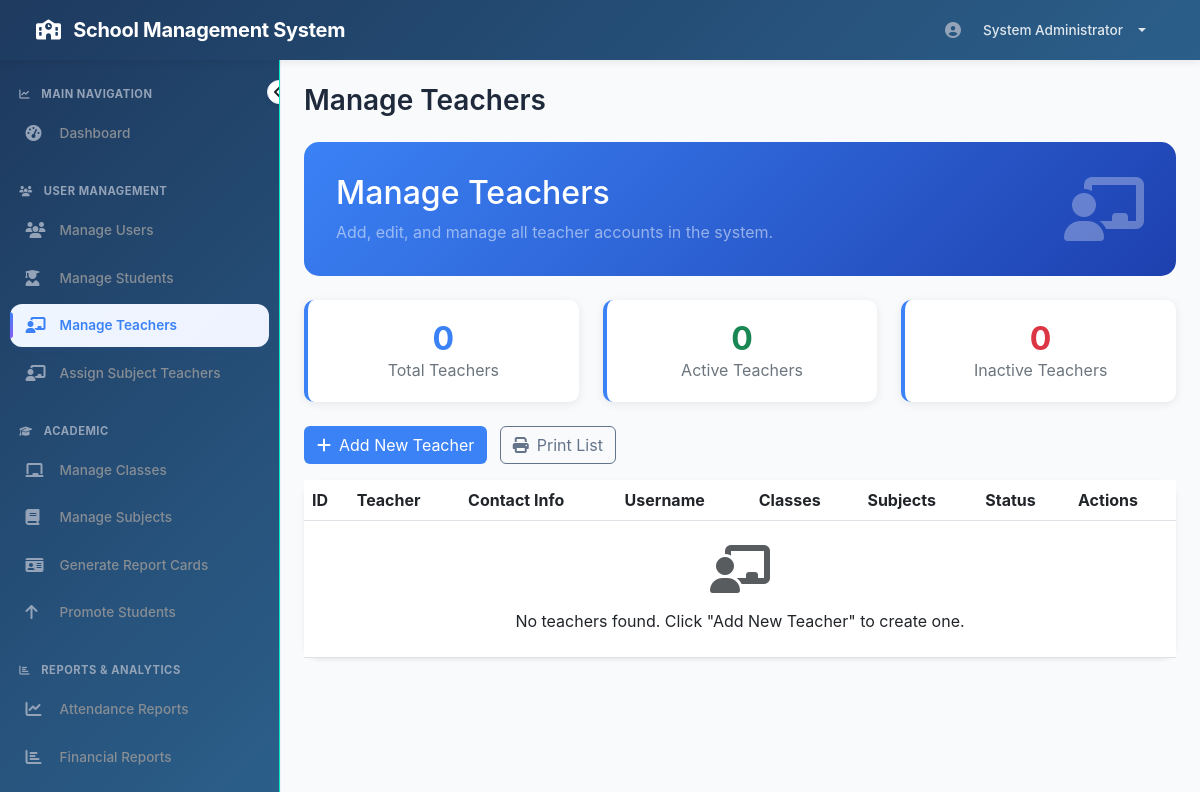
Page /admin/manage_teachers.php (signed in) on the earlier database version.
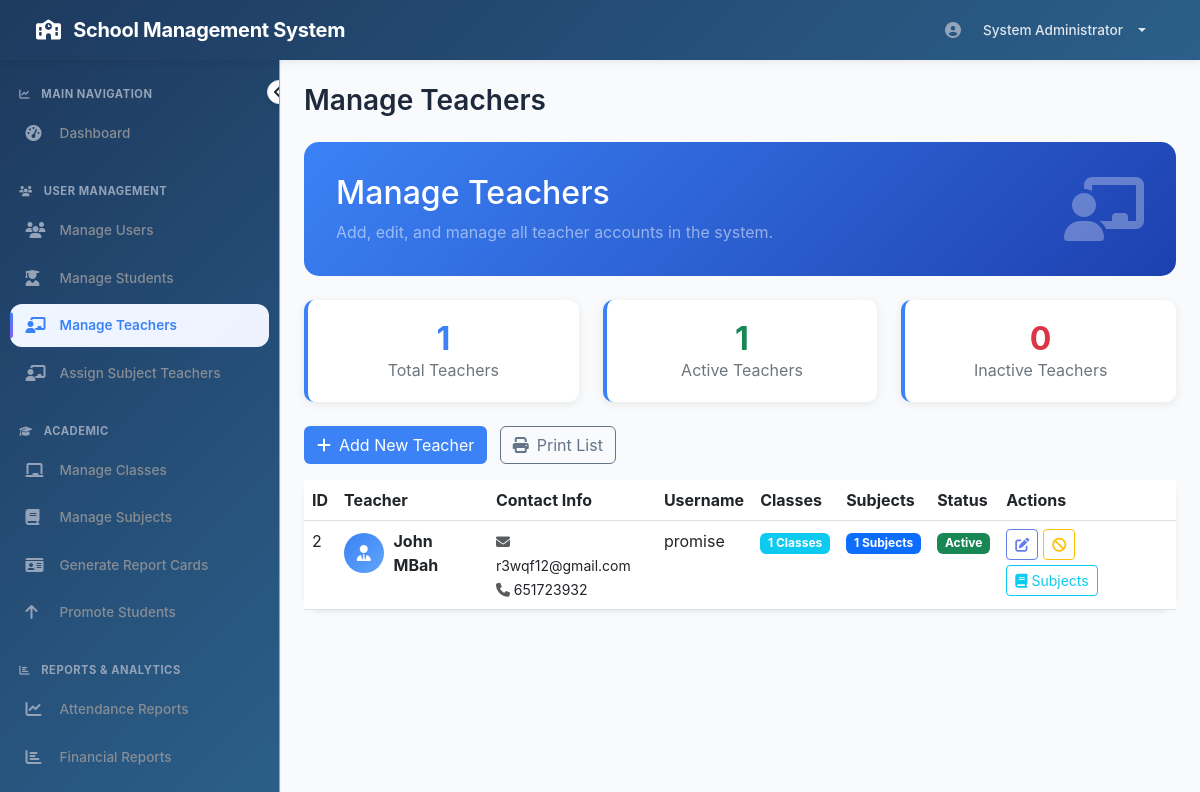
Same page on the later database version.
### tables this page shows
CREATE TABLE `users` (
  `id` int(11) NOT NULL,
  `username` varchar(50) NOT NULL,
  `password` varchar(255) NOT NULL,
  `email` varchar(100) NOT NULL,
  `full_name` varchar(100) NOT NULL,
  `role` enum('admin','teacher','parent','student','librarian') NOT NULL,
  `phone` varchar(20) DEFAULT NULL,
  `address` text DEFAULT NULL,
  `profile_pic` varchar(255) DEFAULT NULL,
  `status` enum('active','inactive') DEFAULT 'active',
  `created_at` timestamp NOT NULL DEFAULT current_timestamp(),
  `updated_at` timestamp NOT NULL DEFAULT current_timestamp() ON UPDATE current_timestamp()
);

### admin/manage_teachers.php (the view, shortened to what the changed rows need)
<?php
require_once '../config/database.php';
$teachers_query = "SELECT u.*,
                  (SELECT COUNT(*) FROM class_subjects WHERE teacher_id = u.id) as subject_count,
                  (SELECT COUNT(DISTINCT class_id) FROM class_subjects WHERE teacher_id = u.id) as class_count
                  FROM users u
                  WHERE u.role = 'teacher'
                  ORDER BY u.status DESC, u.full_name";
$teachers = mysqli_query($conn, $teachers_query);
$total_teachers = mysqli_fetch_assoc(mysqli_query($conn, "SELECT COUNT(*) as count FROM users WHERE role='teacher'"))['count'];
$active_teachers = mysqli_fetch_assoc(mysqli_query($conn, "SELECT COUNT(*) as count FROM users WHERE role='teacher' AND status='active'"))['count'];
include '../includes/header.php';
?>
<div class="row mb-4">
  <div class="col-12">
    <div class="welcome-card" style="background: linear-gradient(135deg, #3b82f6 0%, #1e40af 100%); border-radius: 15px; padding: 2rem;">
      <div class="row align-items-center">
        <div class="col-md-8">
          <h2 class="text-white">Manage Teachers</h2>
        </div>
      </div>
    </div>
  </div>
</div>
<div class="row mb-4">
  <div class="col-md-4">
    <div class="stat-box">
      <h3><?php echo $total_teachers; ?></h3>
      <p>Total Teachers</p>
    </div>
  </div>
  <div class="col-md-4">
    <div class="stat-box">
      <h3 class="text-success"><?php echo $active_teachers; ?></h3>
      <p>Active Teachers</p>
    </div>
  </div>
</div>
<div class="card shadow-sm">
  <div class="card-body p-0">
    <div class="table-responsive">
      <table class="table table-hover mb-0 datatable">
        <thead style="background-color: #3b82f6; color: white;">
          <tr>
            <th>ID</th>
            <th>Teacher</th>
            <th>Contact Info</th>
            <th>Username</th>
            <th>Classes</th>
            <th>Subjects</th>
            <th>Status</th>
            <th>Actions</th>
          </tr>
        </thead>
        <tbody>
          <?php if (mysqli_num_rows($teachers) > 0): ?>
            <?php while ($teacher = mysqli_fetch_assoc($teachers)): ?>
              <tr>
                <td><?php echo $teacher['id']; ?></td>
                <td>
                  <div class="d-flex align-items-center">
                    <div class="teacher-avatar-sm">
                      <i class="fas fa-user-tie"></i>
                    </div>
                    <div>
                      <strong><?php echo htmlspecialchars($teacher['full_name']); ?></strong>
                    </div>
                  </div>
                </td>
                <td>
                  <small>
                    <i class="fas fa-envelope text-muted"></i> <?php echo htmlspecialchars($teacher['email']); ?><br>
                    <i class="fas fa-phone text-muted"></i> <?php echo htmlspecialchars($teacher['phone']) ?: 'N/A'; ?>
                  </small>
                </td>
                <td><?php echo htmlspecialchars($teacher['username']); ?></td>
                <td>
                  <span class="badge bg-info"><?php echo $teacher['class_count']; ?> Classes</span>
                </td>
                <td>
                  <span class="badge bg-primary"><?php echo $teacher['subject_count']; ?> Subjects</span>
                </td>
                <td>
                  <?php if ($teacher['status'] == 'active'): ?>
                    <span class="badge bg-success">Active</span>
                  <?php else: ?>
                    <span class="badge bg-danger">Inactive</span>
                  <?php endif; ?>
                </td>
                <td>
                  <div class="table-actions">
                    <button class="btn btn-sm btn-outline-primary edit-teacher"
                      data-id="<?php echo $teacher['id']; ?>"
                      data-fullname="<?php echo htmlspecialchars($teacher['full_name']); ?>"
                      data-username="<?php echo htmlspecialchars($teacher['username']); ?>"
                      data-email="<?php echo htmlspecialchars($teacher['email']); ?>"
                      data-phone="<?php echo htmlspecialchars($teacher['phone']); ?>"
                      data-address="<?php echo htmlspecialchars($teacher['address']); ?>">
                      <i class="fas fa-edit"></i>
                    </button>
                    <?php if ($teacher['status'] == 'active'): ?>
                      <a href="?delete=<?php echo $teacher['id']; ?>" class="btn btn-sm btn-outline-warning delete-confirm" title="Deactivate">
                        <i class="fas fa-ban"></i>
                      </a>
                    <?php endif; ?>
                    <button class="btn btn-sm btn-outline-info view-subjects-btn"
                      data-teacher-id="<?php echo $teacher['id']; ?>"
                      data-teacher-name="<?php echo htmlspecialchars($teacher['full_name']); ?>">
                      <i class="fas fa-book"></i> Subjects
                    </button>
                  </div>
                </td>
              </tr>
            <?php endwhile; ?>
          <?php else: ?>
            <tr>
              <td colspan="8" class="text-center py-4">
                <i class="fas fa-chalkboard-user fa-3x text-muted mb-3 d-block"></i>
                No teachers found. Click "Add New Teacher" to create one.
              </td>
            </tr>
          <?php endif; ?>
        </tbody>
      </table>
    </div>
  </div>
</div>
<?php include '../includes/footer.php'; ?>

Differences in the rows shown:
added users: id "2", full_name "John MBah", email "r3wqf12@gmail.com", phone "651723932", username "promise", class_count "1", subject_count "1", status "Active"
Other differences:
$total_teachers: "0" → "1"
$active_teachers: "0" → "1"
text no longer shown: "No teachers found. Click \"Add New Teacher\" to create one."
